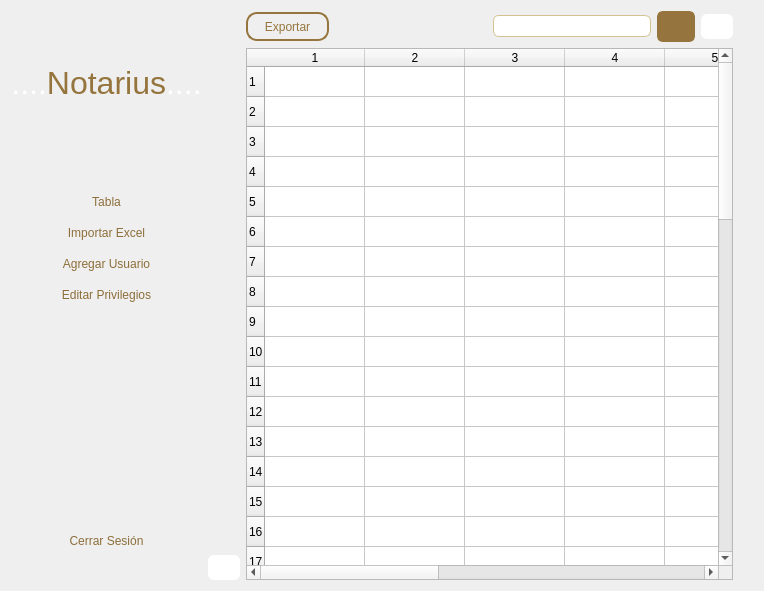
<?xml version="1.0" encoding="UTF-8"?>
<ui version="4.0">
 <class>Dialog</class>
 <widget class="QDialog" name="Dialog">
  <property name="geometry">
   <rect>
    <x>0</x>
    <y>0</y>
    <width>764</width>
    <height>591</height>
   </rect>
  </property>
  <property name="windowTitle">
   <string>Dialog</string>
  </property>
  <layout class="QHBoxLayout" name="horizontalLayout">
   <item>
    <layout class="QVBoxLayout" name="verticalLayout_5">
     <item>
      <spacer name="verticalSpacer">
       <property name="orientation">
        <enum>Qt::Vertical</enum>
       </property>
       <property name="sizeHint" stdset="0">
        <size>
         <width>20</width>
         <height>40</height>
        </size>
       </property>
      </spacer>
     </item>
     <item>
      <spacer name="verticalSpacer_15">
       <property name="orientation">
        <enum>Qt::Vertical</enum>
       </property>
       <property name="sizeHint" stdset="0">
        <size>
         <width>20</width>
         <height>40</height>
        </size>
       </property>
      </spacer>
     </item>
     <item>
      <widget class="QLabel" name="title_notarius">
       <property name="styleSheet">
        <string notr="true">font: 26pt &quot;Arial Black&quot;;
color: rgb(149, 117, 61);</string>
       </property>
       <property name="text">
        <string>&lt;html&gt;&lt;head/&gt;&lt;body&gt;&lt;p align=&quot;center&quot;&gt;&lt;span style=&quot; font-size:24pt; color:#ffffff;&quot;&gt;....&lt;/span&gt;&lt;span style=&quot; font-size:24pt;&quot;&gt;Notarius&lt;/span&gt;&lt;span style=&quot; font-size:24pt; color:#ffffff;&quot;&gt;....&lt;/span&gt;&lt;/p&gt;&lt;/body&gt;&lt;/html&gt;</string>
       </property>
      </widget>
     </item>
     <item>
      <spacer name="verticalSpacer_2">
       <property name="orientation">
        <enum>Qt::Vertical</enum>
       </property>
       <property name="sizeHint" stdset="0">
        <size>
         <width>20</width>
         <height>40</height>
        </size>
       </property>
      </spacer>
     </item>
     <item>
      <spacer name="verticalSpacer_13">
       <property name="orientation">
        <enum>Qt::Vertical</enum>
       </property>
       <property name="sizeHint" stdset="0">
        <size>
         <width>20</width>
         <height>40</height>
        </size>
       </property>
      </spacer>
     </item>
     <item>
      <spacer name="verticalSpacer_14">
       <property name="orientation">
        <enum>Qt::Vertical</enum>
       </property>
       <property name="sizeHint" stdset="0">
        <size>
         <width>20</width>
         <height>40</height>
        </size>
       </property>
      </spacer>
     </item>
     <item>
      <layout class="QVBoxLayout" name="verticalLayout_6">
       <item>
        <widget class="QPushButton" name="button_tabla">
         <property name="styleSheet">
          <string notr="true">QPushButton {
	color: rgb(141, 110, 58);
	border: none;
	font: 10pt &quot;Arial Rounded MT Bold&quot;;
	height: 25px;
}

QPushButton:hover {
	background-color: rgb(149, 117, 61);
	color: rgb(255, 255, 255);
}

QPushButton:pressed {
    border-style: inset;
    background-color: rgb(149, 117, 61);
	color: rgb(255, 255, 255);
}
</string>
         </property>
         <property name="text">
          <string>Tabla</string>
         </property>
         <property name="icon">
          <iconset>
           <normaloff>bar-chart-box-line.png</normaloff>bar-chart-box-line.png</iconset>
         </property>
         <property name="autoDefault">
          <bool>false</bool>
         </property>
         <property name="flat">
          <bool>false</bool>
         </property>
        </widget>
       </item>
       <item>
        <widget class="QPushButton" name="button_importar_excel">
         <property name="styleSheet">
          <string notr="true">QPushButton {
	color: rgb(141, 110, 58);
	border: none;
	font: 10pt &quot;Arial Rounded MT Bold&quot;;
	height: 25px;
}

QPushButton:hover {
	background-color: rgb(149, 117, 61);
	color: rgb(255, 255, 255);
}

QPushButton:pressed {
    border-style: inset;
    background-color: rgb(149, 117, 61);
	color: rgb(255, 255, 255);
}</string>
         </property>
         <property name="text">
          <string>Importar Excel</string>
         </property>
         <property name="icon">
          <iconset>
           <normaloff>file-excel-2-fill.png</normaloff>file-excel-2-fill.png</iconset>
         </property>
        </widget>
       </item>
       <item>
        <widget class="QPushButton" name="button_agregar_usuario">
         <property name="styleSheet">
          <string notr="true">QPushButton {
	color: rgb(141, 110, 58);
	border: none;
	font: 10pt &quot;Arial Rounded MT Bold&quot;;
	height: 25px;
}

QPushButton:hover {
	background-color: rgb(149, 117, 61);
	color: rgb(255, 255, 255);
}

QPushButton:pressed {
    border-style: inset;
    background-color: rgb(149, 117, 61);
	color: rgb(255, 255, 255);
}</string>
         </property>
         <property name="text">
          <string>Agregar Usuario</string>
         </property>
         <property name="icon">
          <iconset>
           <normaloff>user-add-fill.png</normaloff>user-add-fill.png</iconset>
         </property>
        </widget>
       </item>
       <item>
        <widget class="QPushButton" name="button_editar_privilegios">
         <property name="styleSheet">
          <string notr="true">QPushButton {
	color: rgb(141, 110, 58);
	border: none;
	font: 10pt &quot;Arial Rounded MT Bold&quot;;
	height: 25px;
}

QPushButton:hover {
	background-color: rgb(149, 117, 61);
	color: rgb(255, 255, 255);
}

QPushButton:pressed {
    border-style: inset;
    background-color: rgb(149, 117, 61);
	color: rgb(255, 255, 255);
}</string>
         </property>
         <property name="text">
          <string>Editar Privilegios</string>
         </property>
         <property name="icon">
          <iconset>
           <normaloff>edit-2-fill.png</normaloff>edit-2-fill.png</iconset>
         </property>
        </widget>
       </item>
      </layout>
     </item>
     <item>
      <spacer name="verticalSpacer_4">
       <property name="orientation">
        <enum>Qt::Vertical</enum>
       </property>
       <property name="sizeHint" stdset="0">
        <size>
         <width>20</width>
         <height>40</height>
        </size>
       </property>
      </spacer>
     </item>
     <item>
      <spacer name="verticalSpacer_8">
       <property name="orientation">
        <enum>Qt::Vertical</enum>
       </property>
       <property name="sizeHint" stdset="0">
        <size>
         <width>20</width>
         <height>40</height>
        </size>
       </property>
      </spacer>
     </item>
     <item>
      <spacer name="verticalSpacer_11">
       <property name="orientation">
        <enum>Qt::Vertical</enum>
       </property>
       <property name="sizeHint" stdset="0">
        <size>
         <width>20</width>
         <height>40</height>
        </size>
       </property>
      </spacer>
     </item>
     <item>
      <spacer name="verticalSpacer_12">
       <property name="orientation">
        <enum>Qt::Vertical</enum>
       </property>
       <property name="sizeHint" stdset="0">
        <size>
         <width>20</width>
         <height>40</height>
        </size>
       </property>
      </spacer>
     </item>
     <item>
      <spacer name="verticalSpacer_7">
       <property name="orientation">
        <enum>Qt::Vertical</enum>
       </property>
       <property name="sizeHint" stdset="0">
        <size>
         <width>20</width>
         <height>40</height>
        </size>
       </property>
      </spacer>
     </item>
     <item>
      <spacer name="verticalSpacer_3">
       <property name="orientation">
        <enum>Qt::Vertical</enum>
       </property>
       <property name="sizeHint" stdset="0">
        <size>
         <width>20</width>
         <height>40</height>
        </size>
       </property>
      </spacer>
     </item>
     <item>
      <spacer name="verticalSpacer_5">
       <property name="orientation">
        <enum>Qt::Vertical</enum>
       </property>
       <property name="sizeHint" stdset="0">
        <size>
         <width>20</width>
         <height>40</height>
        </size>
       </property>
      </spacer>
     </item>
     <item>
      <spacer name="verticalSpacer_6">
       <property name="orientation">
        <enum>Qt::Vertical</enum>
       </property>
       <property name="sizeHint" stdset="0">
        <size>
         <width>20</width>
         <height>40</height>
        </size>
       </property>
      </spacer>
     </item>
     <item>
      <widget class="QPushButton" name="button_logout">
       <property name="styleSheet">
        <string notr="true">QPushButton {
	color: rgb(141, 110, 58);
	border: none;
	font: 10pt &quot;Arial Rounded MT Bold&quot;;
height: 25px;
}

QPushButton:hover {
	background-color: rgb(149, 117, 61);
	color: rgb(255, 255, 255);
}

QPushButton:pressed {
    border-style: inset;
    background-color: rgb(149, 117, 61);
	color: rgb(255, 255, 255);
}</string>
       </property>
       <property name="text">
        <string>Cerrar Sesión</string>
       </property>
       <property name="icon">
        <iconset>
         <normaloff>logout-box-r-line.png</normaloff>logout-box-r-line.png</iconset>
       </property>
      </widget>
     </item>
     <item>
      <spacer name="verticalSpacer_10">
       <property name="orientation">
        <enum>Qt::Vertical</enum>
       </property>
       <property name="sizeHint" stdset="0">
        <size>
         <width>20</width>
         <height>40</height>
        </size>
       </property>
      </spacer>
     </item>
    </layout>
   </item>
   <item>
    <layout class="QVBoxLayout" name="verticalLayout_2">
     <item>
      <spacer name="verticalSpacer_16">
       <property name="orientation">
        <enum>Qt::Vertical</enum>
       </property>
       <property name="sizeHint" stdset="0">
        <size>
         <width>20</width>
         <height>40</height>
        </size>
       </property>
      </spacer>
     </item>
     <item>
      <widget class="QPushButton" name="button_agregar_registro">
       <property name="styleSheet">
        <string notr="true">QPushButton {
border-radius: 6px;
background-color: rgb(255, 255, 255);
color: white;
height: 25px;
}

QPushButton:hover {
	
	
	background-color: rgb(179, 179, 179);
	color: rgb(255, 255, 255);
	border: 3px solid  rgb(255, 255, 255)
}

QPushButton:pressed {
    border-style: inset;
    background-color: rgb(103, 80, 41);
	color: rgb(255, 255, 255);
	border: 3px solid  rgb(103, 80, 41);
}</string>
       </property>
       <property name="text">
        <string/>
       </property>
       <property name="icon">
        <iconset>
         <normaloff>add-circle-fill.png</normaloff>add-circle-fill.png</iconset>
       </property>
       <property name="iconSize">
        <size>
         <width>20</width>
         <height>20</height>
        </size>
       </property>
      </widget>
     </item>
    </layout>
   </item>
   <item>
    <layout class="QVBoxLayout" name="verticalLayout">
     <item>
      <layout class="QHBoxLayout" name="horizontalLayout_3">
       <item>
        <widget class="QPushButton" name="button_exportar">
         <property name="styleSheet">
          <string notr="true">QPushButton {
border-radius: 11px;
border: 2px solid #95753d;
background-color: #white;
color: #95753d;
height: 25px;
}

QPushButton:hover {
	background-color: rgb(116, 91, 47);
	color: rgb(255, 255, 255);
	border: 3px solid  rgb(116, 91, 47);
}

QPushButton:pressed {
    border-style: inset;
    background-color: rgb(103, 80, 41);
	color: rgb(255, 255, 255);
	border: 3px solid  rgb(103, 80, 41);
}</string>
         </property>
         <property name="text">
          <string>     Exportar     </string>
         </property>
        </widget>
       </item>
       <item>
        <spacer name="horizontalSpacer">
         <property name="orientation">
          <enum>Qt::Horizontal</enum>
         </property>
         <property name="sizeHint" stdset="0">
          <size>
           <width>40</width>
           <height>20</height>
          </size>
         </property>
        </spacer>
       </item>
       <item>
        <widget class="QLineEdit" name="lineEdit_search">
         <property name="styleSheet">
          <string notr="true">QLineEdit {
border-radius: 6px;
border: 1px solid #d3c393;
background-color: #white;
color:  #95753d;
height: 20px;
}</string>
         </property>
        </widget>
       </item>
       <item>
        <widget class="QPushButton" name="button_search">
         <property name="styleSheet">
          <string notr="true">QPushButton {
border-radius: 6px;
border: 3px solid #95753d;
background-color: #95753d;
color: white;
height: 25px;
}

QPushButton:hover {
	background-color: rgb(116, 91, 47);
	color: rgb(255, 255, 255);
	border: 3px solid  rgb(116, 91, 47);
}

QPushButton:pressed {
    border-style: inset;
    background-color: rgb(103, 80, 41);
	color: rgb(255, 255, 255);
	border: 3px solid  rgb(103, 80, 41);
}</string>
         </property>
         <property name="text">
          <string/>
         </property>
         <property name="icon">
          <iconset>
           <normaloff>search-line (1).png</normaloff>search-line (1).png</iconset>
         </property>
        </widget>
       </item>
       <item>
        <widget class="QPushButton" name="button_filtro">
         <property name="styleSheet">
          <string notr="true">QPushButton {
border-radius: 6px;
background-color: rgb(255, 255, 255);
color: white;
height: 25px;
}

QPushButton:hover {
	background-color: rgb(116, 91, 47);
	color: rgb(255, 255, 255);
	border: 3px solid  rgb(116, 91, 47);
}

QPushButton:pressed {
    border-style: inset;
    background-color: rgb(103, 80, 41);
	color: rgb(255, 255, 255);
	border: 3px solid  rgb(103, 80, 41);
}</string>
         </property>
         <property name="text">
          <string/>
         </property>
         <property name="icon">
          <iconset>
           <normaloff>filter-fill.png</normaloff>filter-fill.png</iconset>
         </property>
        </widget>
       </item>
      </layout>
     </item>
     <item>
      <widget class="QTableWidget" name="full_table">
       <property name="showGrid">
        <bool>true</bool>
       </property>
       <property name="gridStyle">
        <enum>Qt::SolidLine</enum>
       </property>
       <property name="sortingEnabled">
        <bool>false</bool>
       </property>
       <property name="wordWrap">
        <bool>true</bool>
       </property>
       <property name="cornerButtonEnabled">
        <bool>true</bool>
       </property>
       <property name="rowCount">
        <number>50</number>
       </property>
       <property name="columnCount">
        <number>10</number>
       </property>
       <row/>
       <row/>
       <row/>
       <row/>
       <row/>
       <row/>
       <row/>
       <row/>
       <row/>
       <row/>
       <row/>
       <row/>
       <row/>
       <row/>
       <row/>
       <row/>
       <row/>
       <row/>
       <row/>
       <row/>
       <row/>
       <row/>
       <row/>
       <row/>
       <row/>
       <row/>
       <row/>
       <row/>
       <row/>
       <row/>
       <row/>
       <row/>
       <row/>
       <row/>
       <row/>
       <row/>
       <row/>
       <row/>
       <row/>
       <row/>
       <row/>
       <row/>
       <row/>
       <row/>
       <row/>
       <row/>
       <row/>
       <row/>
       <row/>
       <row/>
       <column/>
       <column/>
       <column/>
       <column/>
       <column/>
       <column/>
       <column/>
       <column/>
       <column/>
       <column/>
       <item row="0" column="0">
        <property name="text">
         <string/>
        </property>
        <property name="font">
         <font>
          <weight>50</weight>
          <bold>false</bold>
         </font>
        </property>
        <property name="textAlignment">
         <set>AlignLeading|AlignVCenter</set>
        </property>
        <property name="background">
         <brush brushstyle="NoBrush">
          <color alpha="255">
           <red>149</red>
           <green>117</green>
           <blue>61</blue>
          </color>
         </brush>
        </property>
        <property name="foreground">
         <brush brushstyle="NoBrush">
          <color alpha="255">
           <red>149</red>
           <green>117</green>
           <blue>61</blue>
          </color>
         </brush>
        </property>
       </item>
      </widget>
     </item>
    </layout>
   </item>
   <item>
    <spacer name="verticalSpacer_9">
     <property name="orientation">
      <enum>Qt::Vertical</enum>
     </property>
     <property name="sizeHint" stdset="0">
      <size>
       <width>20</width>
       <height>570</height>
      </size>
     </property>
    </spacer>
   </item>
  </layout>
 </widget>
 <resources/>
 <connections/>
</ui>
